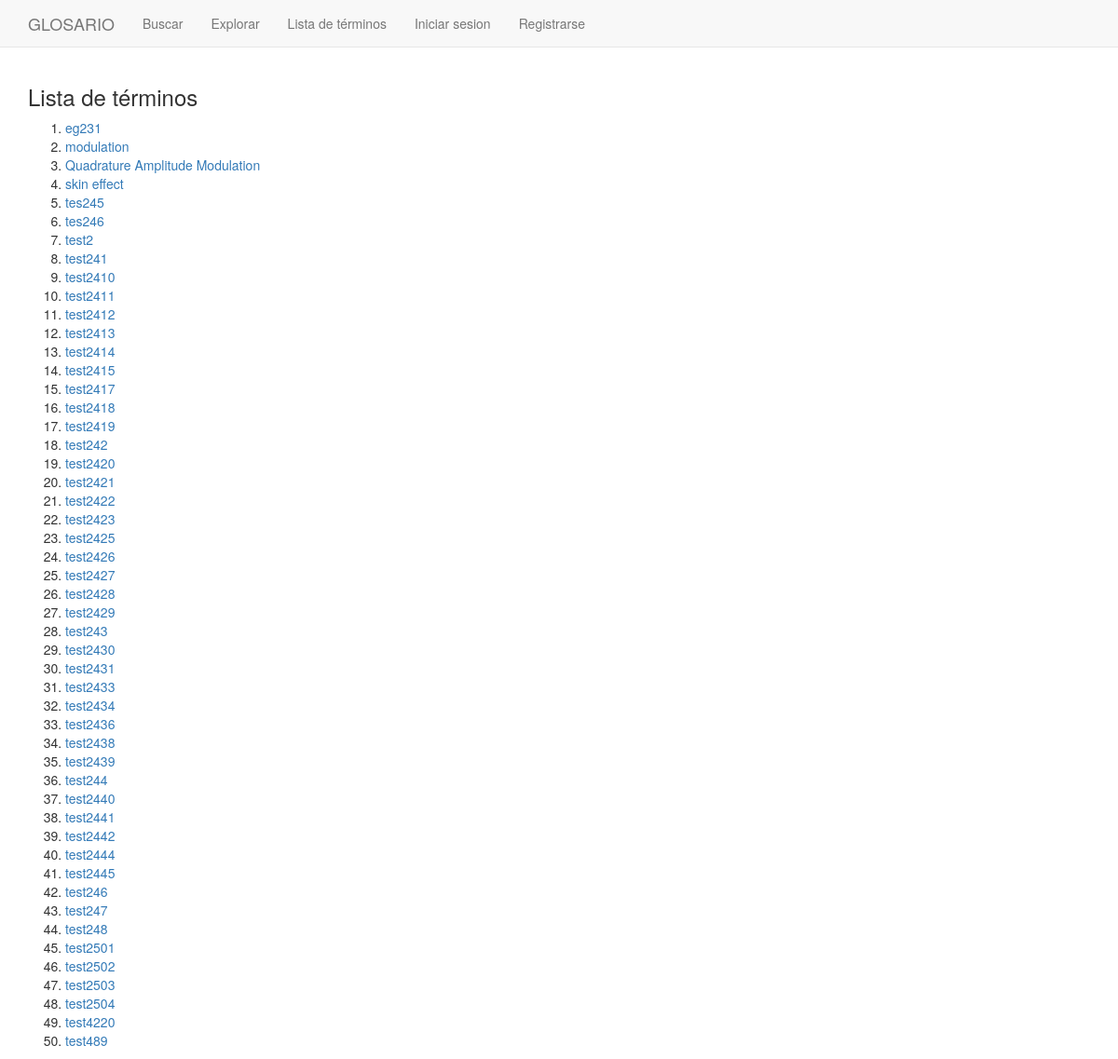
Before: /entry_list/ with the older database file.
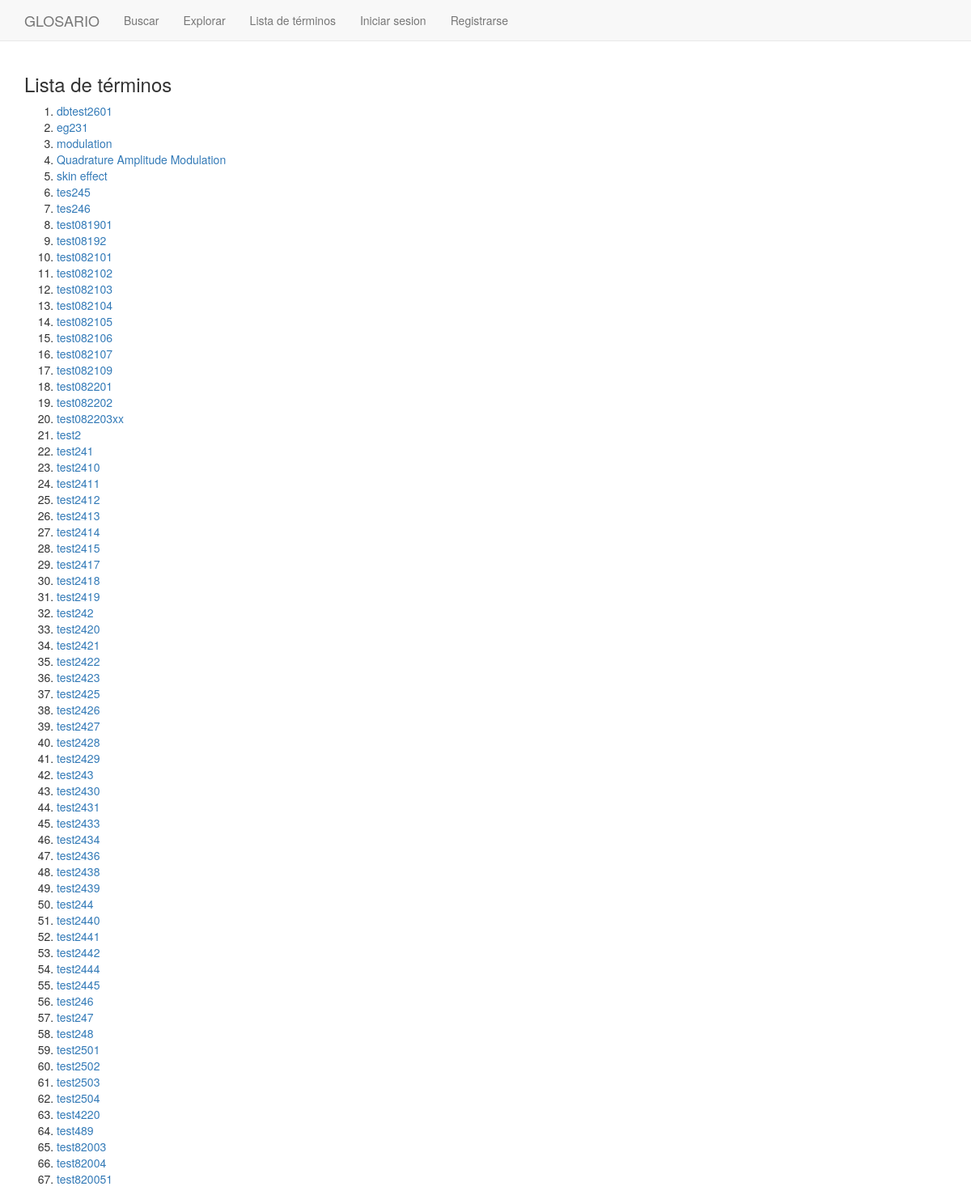
After: the same page with the newer database file.
### glosario/models.py (models this page shows, shortened)
class English_Entry(models.Model):
    class Meta:
        permissions = (("can_create_entry","Can create entry"),
                ("can_edit_entry","Can edit entry"),
                ("can_modify_users","Can modify users"),)
    english_word = models.CharField(max_length=100, unique=True)
    parent_theme = models.ManyToManyField(Theme, related_name = 'child_entries')
    english_related = models.ManyToManyField('self', blank=True, related_name = 'english_main')
    def __str__(self):
        return self.english_word

### glosario/views.py (the view)
# urls.py: url(r'^entry_list/$', views.EntriesListView.as_view(),name='entry_list'),
class EntriesListView(ListView):
    model = English_Entry
    context_object_name = 'entries'
    template_name = 'glosario/entry_list.html'
    ordering = [Lower('english_word')]

### glosario/templates/glosario/entry_list.html
{% extends "base.html" %}
{% block content %}
    <h3>Lista de términos</h3>
    <ol>
        {% for entry in entries %}
            <li><a href="{{entry.id}}">{{ entry }}</a></li>
        {% endfor %}
    </ol>
{% endblock %}

Changed rows visible on the page:
added English_Entry: english_word "dbtest2601"
added English_Entry: english_word "test081901"
added English_Entry: english_word "test08192"
added English_Entry: english_word "test082101"
added English_Entry: english_word "test082102"
added English_Entry: english_word "test082103"
added English_Entry: english_word "test082104"
added English_Entry: english_word "test082105"
added English_Entry: english_word "test082106"
added English_Entry: english_word "test082107"
added English_Entry: english_word "test082109"
added English_Entry: english_word "test082201"
added English_Entry: english_word "test082202"
added English_Entry: english_word "test082203xx"
added English_Entry: english_word "test82003"
added English_Entry: english_word "test82004"
added English_Entry: english_word "test820051"
